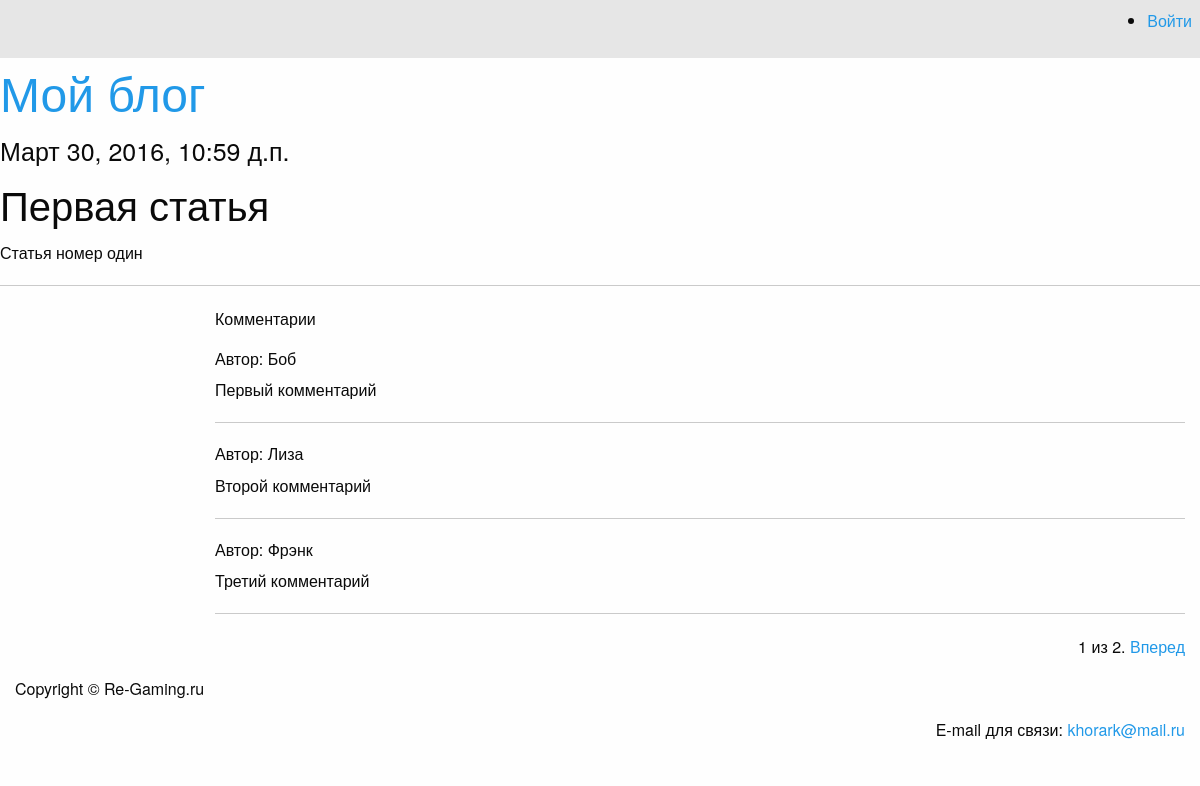
Screenshot of /articles/get/1/ with the database file from the repository.
### article/models.py (models this page shows)
class Article(models.Model):
    class Meta():
        db_table = "article"
    article_title = models.CharField(max_length=200)
    article_text = models.TextField()
    article_date = models.DateTimeField()
    article_likes = models.IntegerField(default=0)

class Comment(models.Model):
    class Meta():
        db_table = "comments"
    comments_text = models.TextField(verbose_name='Текст комментария')
    comments_author = models.CharField(
        max_length=100, default='anonymous', verbose_name='Автор')
    comments_article = models.ForeignKey(Article)

### article/views.py (the view)
# urls.py: url(r'^articles/get/(?P<article_id>\d)+/$', views.article),
def article(request, article_id=1):
    comment_form = CommentForm
    args = {}
    args.update(csrf(request))
    args['article'] = Article.objects.get(id=article_id)
    all_comments = Comment.objects.filter(comments_article_id=article_id)
    paginator = Paginator(all_comments, 3)
    page = request.GET.get('page')
    try:
        args['comments'] = paginator.page(page)
    except PageNotAnInteger:
        args['comments'] = paginator.page(1)
    except EmptyPage:
        args['comments'] = paginator.page(paginator.num_pages)
    args['form'] = comment_form
    args['username'] = auth.get_user(request).username
    return render_to_response('article.html', args)

### article/templates/article.html (shortened to what this page needs)
{% extends "main.html" %} {% block article %}
<h4>{{ article.article_date }}</h4>
<h2>{{ article.article_title }}</h2>
<p>{{ article.article_text }}</p>
<hr>
<div class="large-offset-1 large-10 columns">
    <p>Комментарии</p>
    {% for comment in comments %}
    <h6>Автор: {{ comment.comments_author }}</h6> {{comment.comments_text}}
    <hr> {% endfor %}
    <p class="text-right">
        <span>
	        <span class="current">
	            {{ comments.number }} из {{ comments.paginator.num_pages }}.
	        </span> {% if comments.has_next %}
        <a href="?page={{ comments.next_page_number }}">Вперед</a> {% endif %}
        </span>
    </p>
</div>
{% endblock article %}

### rows the page displays
Article: article_date "Март 30, 2016, 10:59 д.п.", article_title "Первая статья", article_text "Статья номер один"
Comment: comments_author "Боб", comments_text "Первый комментарий"
Comment: comments_author "Лиза", comments_text "Второй комментарий"
Comment: comments_author "Фрэнк", comments_text "Третий комментарий"

### other values shown
{{ comments.number }} "1"
{{ comments.paginator.num_pages }} "2"
